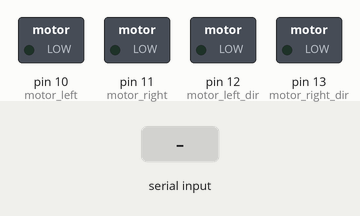
The sketch below on a simulated Arduino Uno, built with avr-gcc and run on an emulated ATmega328P. Shown: switched loads named in the sketch (green lamp = pin HIGH). The test bench sets the inputs (shaded band).

Above: at 1.2 s.
1.3 s: "f" received over the second serial link
At 2.1 s:
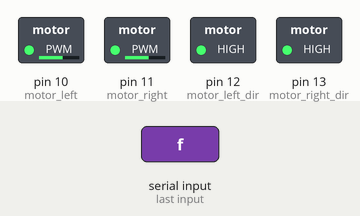
2.8 s: "b" received over the second serial link
At 3.3 s:
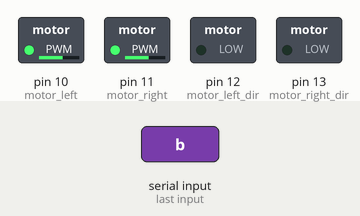
4.3 s: "l" received over the second serial link
At 5.5 s:
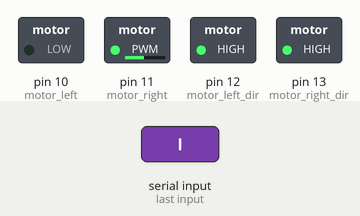
5.8 s: "r" received over the second serial link
At 6.8 s:
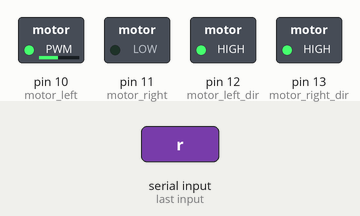
7.3 s: "s" received over the second serial link
At 7.9 s:
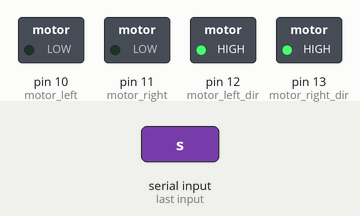
Timing chart, 0 to 9.8 s (numbered marks = the images above; inputs shaded):
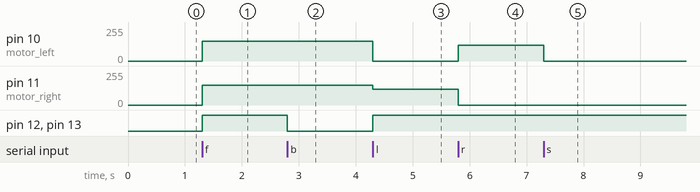

The sketch:

bluetoothControl.ino
```cpp
#include<SoftwareSerial.h>

SoftwareSerial bt(0,1); // assigning 0 as RX ans 1 as TX

#define motor_left 10  //PWM for left motor
#define motor_right 11 //PWM for right motor
#define motor_right_dir 13  //Direction control for right motor
#define motor_left_dir 12  //Direction control for left motor

void setup() {
 pinMode(10,OUTPUT);
 pinMode(11,OUTPUT);
 pinMode(12,OUTPUT);
 pinMode(13,OUTPUT);

 while(!Serial){;} // waiting for serial communication to setup
 bt.begin(9600); // beginning the bluetooth connection
}
void loop() {
 bt.listen(); // listening to the bluetooth
 while(bt.available()) // till we are receiving the input continue in the loop
 {
     char ch = bt.read();  // reading one character at a time
     if(ch=='f'){          // action to be performed if input is 'f'
       digitalWrite(motor_left_dir,HIGH);
       digitalWrite(motor_right_dir,HIGH);
       analogWrite(motor_left,150);
       analogWrite(motor_right,150);
     }
     else if(ch == 'b'){       // action to be performed if input is 'b'
       digitalWrite(motor_left_dir,LOW);
       digitalWrite(motor_right_dir,LOW);
       analogWrite(motor_left,150);
       analogWrite(motor_right,150);
     }
     else if(ch == 'l'){       // action to be performed if input is 'l'
       digitalWrite(motor_left_dir,HIGH);
       digitalWrite(motor_right_dir,HIGH);
       analogWrite(motor_left,0);
       analogWrite(motor_right,120);
     }
     else if(ch == 'r'){     // action to be performed if input is 'r'
       digitalWrite(motor_left_dir,HIGH);
       digitalWrite(motor_right_dir,HIGH);
       analogWrite(motor_left,120);
       analogWrite(motor_right,0);
     }
     else if(ch =='s'){  // action to be performed if input is 's'
       digitalWrite(motor_left_dir,HIGH);
       digitalWrite(motor_right_dir,HIGH);
       analogWrite(motor_left,0);
       analogWrite(motor_right,0);
     }
 }
}
```

Measured:
- after the input at 1.3 s, pin 10 (motor_left), pin 11 (motor_right): 0/255 → 150/255 at once; pin 12 (motor_left_dir), pin 13 (motor_right_dir): LOW → HIGH at once
- after the input at 2.8 s, pin 12 (motor_left_dir), pin 13 (motor_right_dir): HIGH → LOW at once
- after the input at 4.3 s, pin 10 (motor_left): 150/255 → 0/255 at once; pin 11 (motor_right): 150/255 → 120/255 at once; pin 12 (motor_left_dir), pin 13 (motor_right_dir): LOW → HIGH at once
- after the input at 5.8 s, pin 10 (motor_left): 0/255 → 120/255 at once; pin 11 (motor_right): 120/255 → 0/255 at once
- after the input at 7.3 s, pin 10 (motor_left): 120/255 → 0/255 at once
